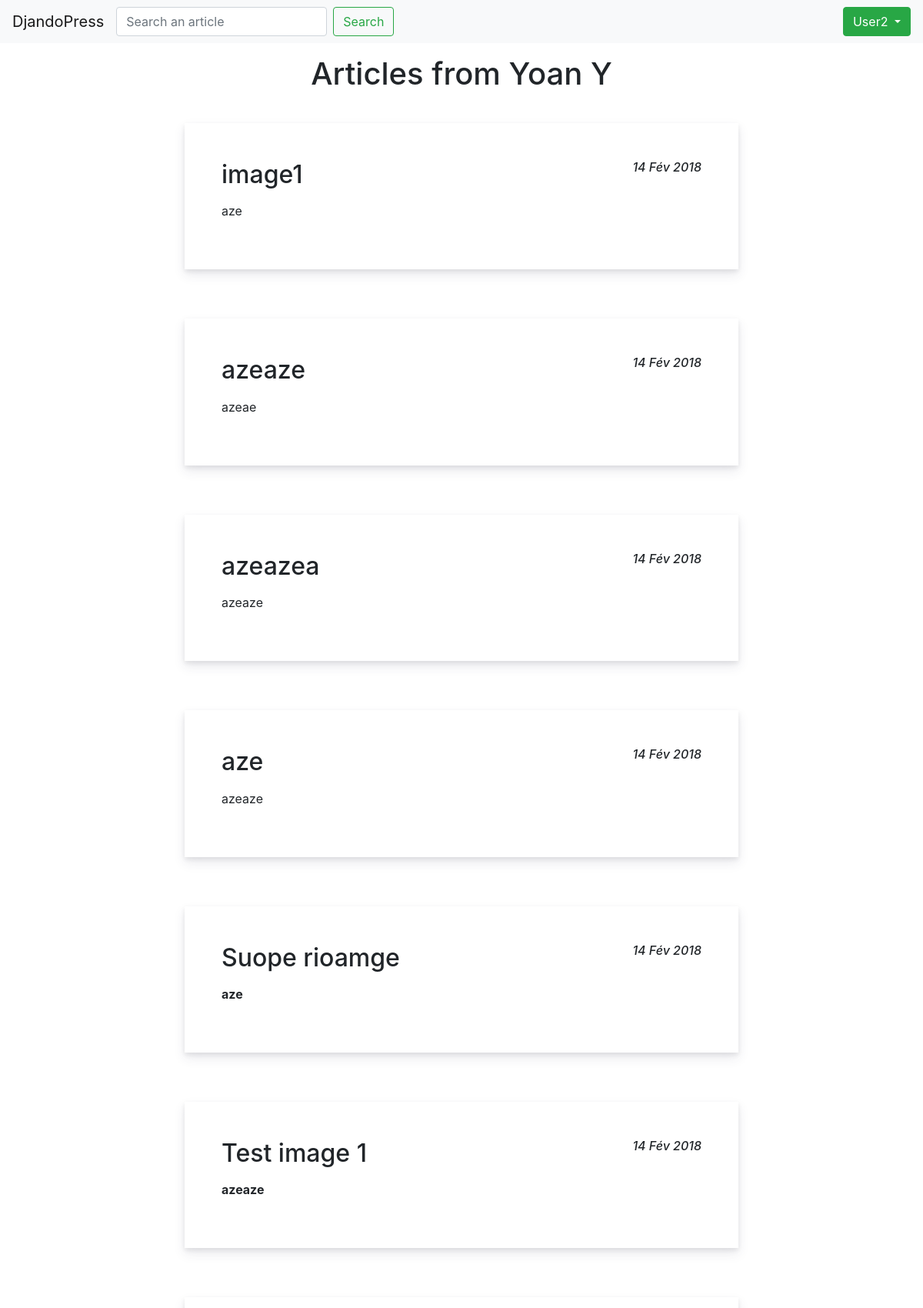
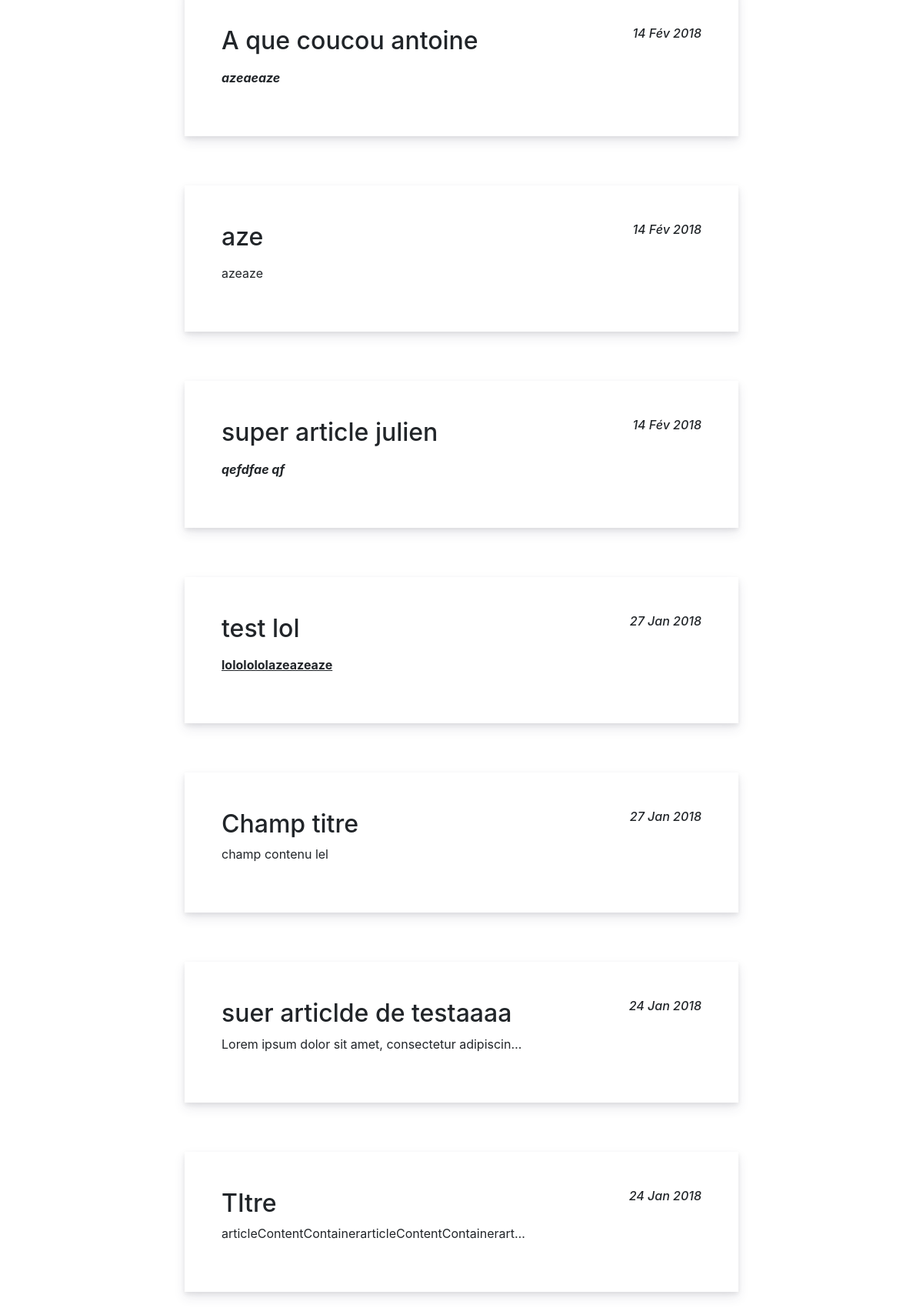
The page /fr/profile/1 (signed in, upper part) on the database its author committed (2 pictures, top to bottom).
### app/models.py (models this page shows, shortened)
class Article(models.Model):
    def get_path(self, filename):
        return os.path.join(str(self.id), filename)
    title = models.CharField(max_length=200,
                             default=None,
                             blank=True,
                             help_text='Title')
    content = models.TextField(default=None,
                               blank=True,
                               help_text='Content')
    image = models.ImageField(upload_to=get_path,
                              blank=True,
                              null=True)
    author = models.ForeignKey(User, on_delete=models.CASCADE)
    created_at = models.DateTimeField(auto_now_add=True)
    updated_at = models.DateTimeField(auto_now=True)

### app/views.py (the view)
# urls.py: url(_(r'profile/(?P<pk>\w+)'), ProfileView.as_view(), name='profile'),
class ProfileView(DetailView):
    model = User
    template_name = 'profile.html'
    def get_context_object_name(self, obj):
        return 'profile'
    def get_context_data(self, **kwargs):
        context = super().get_context_data(**kwargs)
        context['articles'] = Article.objects.filter(author=context['profile'])
        return context

### templates/profile.html
{% load i18n %}
{% include 'head.html' %}
<main class="profilePage">
    <h1>
        {% if profile.first_name and profile.last_name %}
            {% trans 'Articles from' %} {{ profile.first_name }} {{ profile.last_name }}
        {% else %}
            {% trans 'Articles from' %} {{ profile }}
        {% endif %}
    </h1>
    <div class="profilePageContainer">
        {% for article in articles reversed %}
            <div class="articleContainer">
                <a class="articleContent" href="{% url 'article' pk=article.pk %}">
                    <article>
                        <h2>
                            {{ article.title }}
                            <em class="articleDate">{{ article.created_at|date:"d M Y" }}</em>
                        </h2>
                        <p>
                            {{ article.content|truncatechars_html:50|safe }}
                        </p>
                    </article>
                </a>
            </div>
        {% empty %}
            <li>No article found for this user</li>
        {% endfor %}
    </div>
</main>
</body>
</html>

### templates/head.html (shortened to what this page needs)
{% load static i18n %}
<!DOCTYPE html>
<html lang="en">
<head>
    <link rel="stylesheet" href="https://maxcdn.bootstrapcdn.com/bootstrap/4.0.0/css/bootstrap.min.css">
    <link rel="stylesheet" href="{% static "styles.css" %}">
</head>
<body>
    <nav class="navbar navbar-expand-lg navbar-light bg-light">
        <a class="navbar-brand" href="{% url 'index' %}">DjandoPress</a>
        <div class="collapse navbar-collapse justify-content-between" id="navbar">
            <form class="form-inline" action="/search">
                <input class="form-control mr-sm-2" name="q" required type="search" placeholder="{% trans 'Search an article' %}" aria-label="{% trans 'Search' %}">
                <button class="btn btn-outline-success my-2 my-sm-0" type="submit">{% trans 'Search' %}</button>
            </form>
            {% if user.is_authenticated %}
                <div class="btn-group">
                    <button type="button" class="btn btn-success dropdown-toggle" data-toggle="dropdown" aria-haspopup="true" aria-expanded="false">
                        {{ user|capfirst }}
                    </button>
                </div>
            {% else %}
                <a href="{% url 'login' %}"><button class="btn btn-outline-info">{% trans 'Login' %}</button></a>
                <a href="{% url 'register' %}"><button class="btn btn-outline-danger">{% trans 'Register' %}</button></a>
            {% endif %}
        </div>
    </nav>

### static/common/styles.css (style rules this page uses)
html, body { height:100%; }
main { display: flex; flex-direction: row; justify-content: center; }
.articleContainer { display: flex; flex-direction: column; box-shadow: 0 15px 35px 5px rgba(50,50,93,.1), 0 5px 15px rgba(0,0,0,.07); padding: 3rem; width: 75%; margin: 2rem; }
.homePageContainer, .profilePageContainer, .searchPageContainer { display: flex; flex-direction: column; width: 100%; align-items: center; }
.profilePageContainer article { width: 100%; }
.homePageContainer .articleContainer, .profilePageContainer .articleContainer, .searchPageContainer .articleContainer { width: 60%; transition: all .15s ease; box-shadow: 0 7px 14px rgba(50,50,93,.1),0 3px 6px rgba(0,0,0,.08); }
a.articleContent { color: #212529; outline: 0; text-decoration: none; }
.articleDate { float: right; font-size: 1rem; }
.homePageContainer h1, .profilePage h1, .searchPageContainer h1 { margin-top: 1rem; }
.profilePage { display: flex; flex-direction: column; align-items: center; }

### rows shown on the page
Article: title "image1", created_at "14 Fév 2018", content "aze"
Article: title "azeaze", created_at "14 Fév 2018", content "azeae"
Article: title "azeazea", created_at "14 Fév 2018", content "azeaze"
Article: title "aze", created_at "14 Fév 2018", content "azeaze"
Article: title "Suope rioamge", created_at "14 Fév 2018", content "aze"
Article: title "Test image 1", created_at "14 Fév 2018", content "azeaze"
Article: title "A que coucou antoine", created_at "14 Fév 2018", content "azeaeaze"
Article: title "aze", created_at "14 Fév 2018", content "azeaze"
Article: title "super article julien", created_at "14 Fév 2018", content "qefdfae qf"
Article: title "test lol", created_at "27 Jan 2018", content "lololololazeazeaze"
Article: title "Champ titre", created_at "27 Jan 2018", content "champ contenu lel"
Article: title "suer articlde de testaaaa", created_at "24 Jan 2018", content "Lorem ipsum dolor sit amet, consectetur adipiscin…"
Article: title "TItre", created_at "24 Jan 2018", content "articleContentContainerarticleContentContainerart…"

### other values the page prints
{{ user|capfirst }} "User2"
{{ profile.first_name }} "Yoan"
{{ profile.last_name }} "Y"
